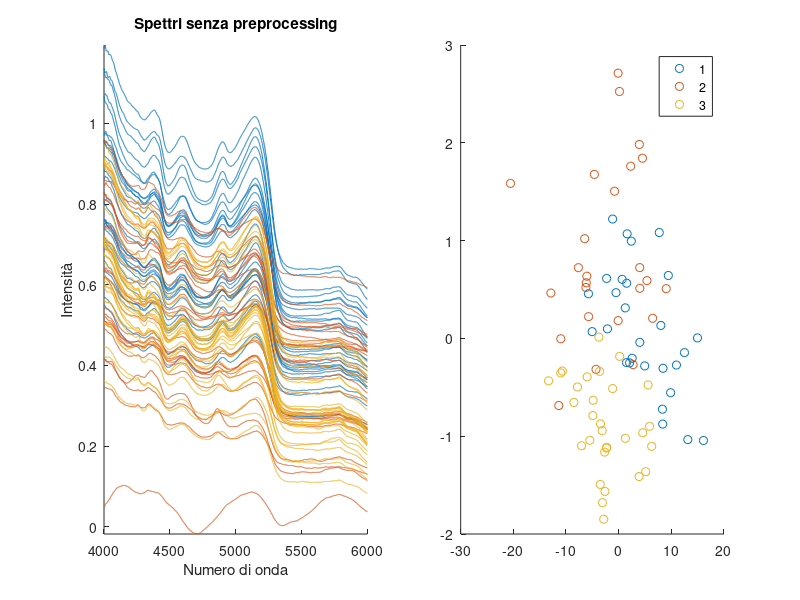

The MATLAB script that drew this image: (Note: this script raises an error after producing the figure.)
%% CARICAMENTO DATI E INIZIALIZZAZIONE
clear; close all; clc;
load('dataset.mat');
X = farineanimNIRdata; % valori numerici
wl = assexscale; % asse x (lunghezze d'onda)
[y, classNames] = grp2idx(category); % converte le categorie testuali in numeri
colors = [0 0.447 0.741; 0.850 0.325 0.098; 0.929 0.694 0.125]; % colori

%% RAW DATA
X_mc = X-mean(X); % mean centering

% PCA
npc = 2;
[loading, scores, eigenvalues, T2, varexpl] = pca(X_mc,'NumComponents',npc);

% grafico spettri
figure('Name', 'Spettri senza preprocessing', 'Position', [50, 500, 1000, 400]);
subplot(1,2,1); hold on; % 2 colonne 1 riga (1° colonna)
for c = 1:max(y)
    plot(wl, X(y==c, :), 'Color', colors(c,:));
end
% griglia e assi
xlabel('Numero di onda');
ylabel('Intensità');
title('Spettri senza preprocessing'); 
axis tight; % elimina bordi vuoti

% grafico PCA
subplot(1,2,2); % 2 colonne 1 riga (2° colonna)
gscatter(scores(:,1), scores(:,2), y, colors);
% griglia e assi
xline(0);
yline(0);
xlabel(['PC1 (' num2str(varexpl(1),'%.1f') '%)']);
ylabel(['PC2 (' num2str(varexpl(2),'%.1f') '%)']);
legend(classNames);
title('PCA SCORES');


%% BASELINE CORRECTION (Detrend)
X_detrend = detrend(X')'; % detrend 
X_mc = X_detrend - mean(X_detrend); % mean centering

% PCA
npc = 2;
[loading, scores, eigenvalues, T2, varexpl] = pca(X_mc,'NumComponents',npc);

% grafico spettri
figure('Name', 'Detrend', 'Position', [50, 500, 1000, 400]);
subplot(1,2,1); hold on; % 2 colonne 1 riga (1° colonna)
for c = 1:max(y)
    plot(wl, X_detrend(y==c, :), 'Color', colors(c,:));
end
% griglia e assi
xlabel('Numero di onda');
ylabel('Intensità');
title('Preprocessing: Detrend'); 
axis tight; % elimina bordi vuoti

% grafico PCA
subplot(1,2,2); % 2 colonne 1 riga (2° colonna)
gscatter(scores(:,1), scores(:,2), y, colors);
% griglia e assi
xline(0);
yline(0);
xlabel(['PC1 (' num2str(varexpl(1),'%.1f') '%)']);
ylabel(['PC2 (' num2str(varexpl(2),'%.1f') '%)']);
legend(classNames);
title('PCA SCORES');


%% NORMALIZZAZIONE (Norm)
% normalizzazione (x_new = x / ||x||)
mynorm = sqrt(sum(X.^2, 2)); % norma euclidea di ogni riga
X_norm = X ./ mynorm;
X_mc = X_norm - mean(X_norm); % mean centering

% PCA
npc = 2;
[loading, scores, eigenvalues, T2, varexpl] = pca(X_mc,'NumComponents',npc);

% grafico spettri
figure('Name', 'Normalizzazione (norm)', 'Position', [50, 500, 1000, 400]);
subplot(1,2,1); hold on; % 2 colonne 1 riga (1° colonna)
for c = 1:max(y)
    plot(wl, X_norm(y==c, :), 'Color', colors(c,:));
end
% griglia e assi
xlabel('Numero di onda');
ylabel('Intensità');
title('Preprocessing: Normalizzazione (norm)');
axis tight; % elimina bordi vuoti

% grafico PCA
subplot(1,2,2); % 2 colonne 1 riga (2° colonna)
gscatter(scores(:,1), scores(:,2), y, colors);
% griglia e assi
xline(0);
yline(0);
xlabel(['PC1 (' num2str(varexpl(1),'%.1f') '%)']);
ylabel(['PC2 (' num2str(varexpl(2),'%.1f') '%)']);
legend(classNames);
title('PCA SCORES');


%% SNV (Standard Normal Variate)
% normalizzazione (x - media)/deviazione_std
mean_spec = mean(X, 2);
std_spec = std(X, 0, 2);
X_snv = (X - mean_spec) ./ std_spec;
X_mc = X_snv - mean(X_snv); % mean centering

% PCA
npc = 2;
[loading, scores, eigenvalues, T2, varexpl] = pca(X_mc,'NumComponents',npc);

% grafico spettri
figure('Name', 'Normalizzazione (SNV)', 'Position', [50, 500, 1000, 400]);
subplot(1,2,1); hold on; % 2 colonne 1 riga (1° colonna)
for c = 1:max(y)
    plot(wl, X_snv(y==c, :), 'Color', colors(c,:));
end
% griglia e assi
xlabel('Numero di onda');
ylabel('Intensità');
title('Preprocessing: Normalizzazione (SNV)');
axis tight; % elimina bordi vuoti

% grafico PCA
subplot(1,2,2); % 2 colonne 1 riga (2° colonna)
gscatter(scores(:,1), scores(:,2), y, colors);
% griglia e assi
xline(0);
yline(0);
xlabel(['PC1 (' num2str(varexpl(1),'%.1f') '%)']);
ylabel(['PC2 (' num2str(varexpl(2),'%.1f') '%)']);
legend(classNames);
title('PCA SCORES');


%% MSC (Multiplicative Scatter Correction)
% normalizzazione rispetto allo spettro medio globale
X_mean = mean(X, 1)'; % x_ref
[n, m] = size(X);
X_msc = zeros(n, m);
for i = 1:n
    % fit lineare: x_i = a+b*x_ref
    % dove: a=pendenza, b=intercetta
    poly = polyfit(X_mean, X(i,:)', 1); % polyfit restituisce [pendenza, intercetta]
    a = poly(2); % intercetta
    b = poly(1); % pendenza
    % correzione: x_i = (x_i-a)/b
    X_msc(i,:) = (X(i,:)-a)/b;
end
X_mc = X_msc - mean(X_msc); % mean centering

% PCA
npc = 2;
[loading, scores, eigenvalues, T2, varexpl] = pca(X_mc,'NumComponents',npc);

% grafico spettri
figure('Name', 'Normalizzazione (MSC)', 'Position', [50, 500, 1000, 400]);
subplot(1,2,1); hold on; % 2 colonne 1 riga (1° colonna)
for c = 1:max(y)
    plot(wl, X_msc(y==c, :), 'Color', colors(c,:));
end
% griglia e assi
xlabel('Numero di onda');
ylabel('Intensità');
title('Preprocessing: Normalizzazione (MSC)');
axis tight; % elimina bordi vuoti

% grafico PCA
subplot(1,2,2); % 2 colonne 1 riga (2° colonna)
gscatter(scores(:,1), scores(:,2), y, colors);
% griglia e assi
xline(0);
yline(0);
xlabel(['PC1 (' num2str(varexpl(1),'%.1f') '%)']);
ylabel(['PC2 (' num2str(varexpl(2),'%.1f') '%)']);
legend(classNames);
title('PCA SCORES');


%% DERIVATA PRIMA CON SMOOTHING
% parametri
window = 15;
polyOrder = 2;
derivOrder = 1; 
% coefficienti del filtro Savitzky-Golay
[~, g] = sgolay(polyOrder, window);
% estrazione filtro: 
% 1) smoothing
% 2) derivata 1
% 3) derivata 2
my_filter = g(:, derivOrder + 1); 
% applicazione del filtro
[n, m] = size(X);
X_der1_full = zeros(n, m);
for i = 1:n
    X_der1_full(i,:) = conv(X(i,:), flip(my_filter), 'same');
end
% taglio bordi
cut = 10; 
X_der1 = X_der1_full(:, (cut+1) : (end-cut));
wl_cut = wl((cut+1) : (end-cut));
X_mc = X_der1 - mean(X_der1); % mean centering

% PCA
npc = 2;
[loading, scores, eigenvalues, T2, varexpl] = pca(X_mc,'NumComponents',npc);

% grafico spettri
figure('Name', 'Derivata 1', 'Position', [50, 500, 1000, 400]);
subplot(1,2,1); hold on; % 2 colonne 1 riga (1° colonna)
for c = 1:max(y)
    plot(wl_cut, X_der1(y==c, :), 'Color', colors(c,:));
end
% griglia e assi
xlabel('Numero di onda');
ylabel('Intensità');
title('Preprocessing: Derivata 1');
axis tight; % elimina bordi vuoti
title('Preprocessing: Derivata 1');

% grafico PCA
subplot(1,2,2); % 2 colonne 1 riga (2° colonna)
gscatter(scores(:,1), scores(:,2), y, colors);
% griglia e assi
xline(0);
yline(0);
xlabel(['PC1 (' num2str(varexpl(1),'%.1f') '%)']);
ylabel(['PC2 (' num2str(varexpl(2),'%.1f') '%)']);
legend(classNames);
title('PCA SCORES');


%% DERIVATA SECONDA CON SMOOTHING
% parametri
window = 11;
polyOrder = 2;
derivOrder = 2; 
% coefficienti del filtro Savitzky-Golay
[~, g] = sgolay(polyOrder, window);
% estrazione filtro: 
% 1) smoothing
% 2) derivata 1
% 3) derivata 2
my_filter = g(:, derivOrder + 1); 
% applicazione del filtro
[n, m] = size(X);
X_der2_full = zeros(n, m);
for i = 1:n
    X_der2_full(i,:) = conv(X(i,:), flip(my_filter), 'same');
end
% taglio bordi
cut = 10; 
X_der2 = X_der2_full(:, (cut+1) : (end-cut));
wl_cut = wl((cut+1) : (end-cut));
X_mc = X_der2 - mean(X_der2); % mean centering

% PCA
npc = 2;
[loading, scores, eigenvalues, T2, varexpl] = pca(X_mc,'NumComponents',npc);

% grafico spettri
figure('Name', 'Derivata 2', 'Position', [50, 500, 1000, 400]);
subplot(1,2,1); hold on; % 2 colonne 1 riga (1° colonna)
for c = 1:max(y)
    plot(wl_cut, X_der2(y==c, :), 'Color', colors(c,:));
end
% griglia e assi
xlabel('Numero di onda');
ylabel('Intensità');
title('Preprocessing: Derivata 2');
axis tight; % elimina bordi vuoti

% grafico PCA
subplot(1,2,2); % 2 colonne 1 riga (2° colonna)
gscatter(scores(:,1), scores(:,2), y, colors);
% griglia e assi
xline(0);
yline(0);
xlabel(['PC1 (' num2str(varexpl(1),'%.1f') '%)']);
ylabel(['PC2 (' num2str(varexpl(2),'%.1f') '%)']);
legend(classNames);
title('PCA SCORES');